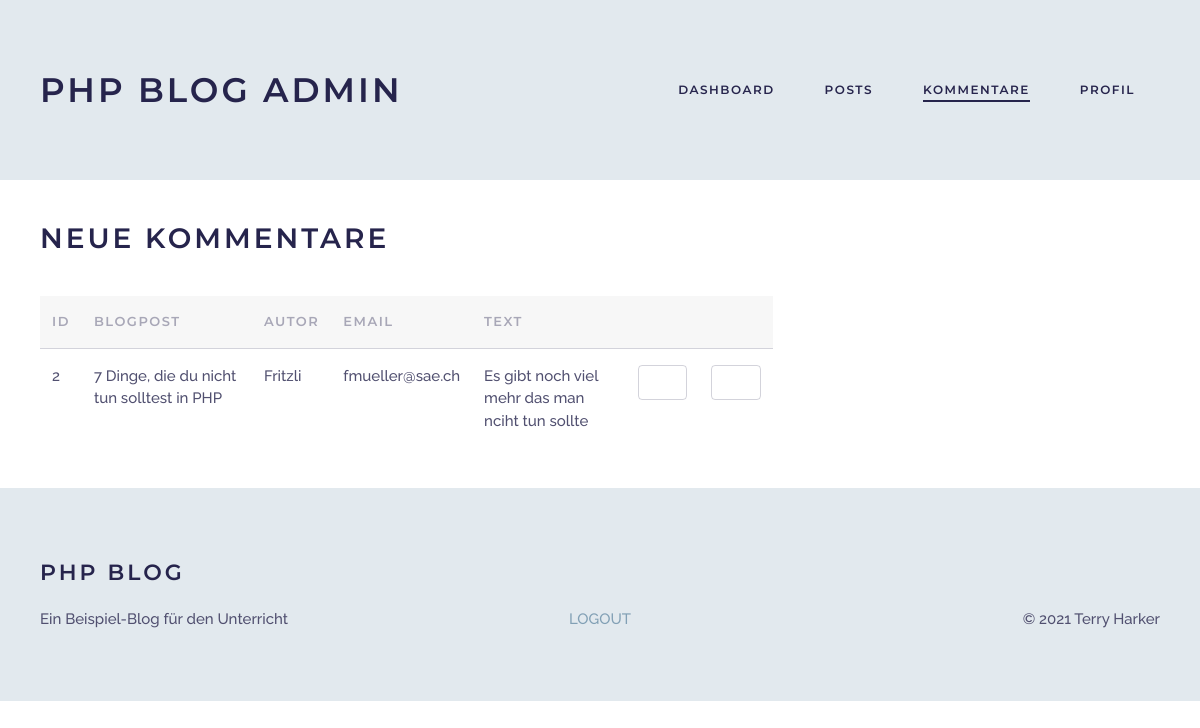
Screenshot of /admin/comments.php (signed in) with the database file from the repository.
### tables this page shows
CREATE TABLE `comment` (
  `IDcomment` int(11) NOT NULL,
  `blogpost_id` int(11) NOT NULL,
  `author_name` varchar(100) NOT NULL,
  `author_email` varchar(100) NOT NULL,
  `comment_text` text NOT NULL,
  `comment_status` tinyint(1) NOT NULL DEFAULT 0,
  `comment_datum` timestamp NOT NULL DEFAULT current_timestamp()
);

CREATE TABLE `blogpost` (
  `IDblogpost` int(11) NOT NULL,
  `post_title` varchar(255) NOT NULL,
  `post_created` timestamp NOT NULL DEFAULT current_timestamp(),
  `post_author` varchar(64) NOT NULL,
  `post_category` varchar(64) NOT NULL,
  `post_shorttext` text NOT NULL,
  `post_longtext` text NOT NULL,
  `post_image` varchar(255) NOT NULL,
  `post_state` tinyint(1) NOT NULL DEFAULT 1
);

### admin/comments.php (the view, shortened to what this page needs)
<?php
require_once('../includes/mysql-connect.php');
require_once('../library/html.functions.php');
$query = "SELECT `comment`.* , `blogpost`.`post_title`
FROM `comment`
JOIN `blogpost` ON `comment`.`blogpost_id`=`blogpost`.`IDblogpost`
WHERE comment_status = 0
ORDER BY comment_datum DESC";
$res = mysqli_query($connection, $query);
$daten = mysqli_fetch_all($res, MYSQLI_ASSOC);
?>
<?php include('html/start.php'); ?>
		<section class="uk-section-default uk-padding uk-width">
			<h2>Neue Kommentare</h2>
			<div class="uk-grid uk-grid-margin" uk-grid>
				<div class=" uk-width-1-1 uk-width-2-3@l">
					<table class="uk-table uk-table-divider uk-table-striped">
						<tr>
							<th>ID</th>
							<th>Blogpost</th>
							<th>Autor</th>
							<th>Email</th>
							<th>text</th>
							<th></th>
							<th></th>
						</tr>
					<?php if( isset($daten) && count($daten)>0 ) { ?>
						<?php foreach($daten as $datensatz) { ?>
						<tr>
							<td><?php echo $datensatz['IDcomment']; ?></td>
							<td><?php echo $datensatz['post_title']; ?></td>
							<td><?php echo $datensatz['author_name']; ?></td>
							<td><?php echo $datensatz['author_email']; ?></td>
							<td><?php echo $datensatz['comment_text']; ?></td>
							<td><a class="uk-button uk-button-default uk-button-small" href="comments.php?task=approve&id=<?php echo $datensatz['IDcomment']; ?>"><i class="fas fa-check"></i></a></td>
							<td><a class="uk-button uk-button-default uk-button-small" href="comments.php?task=delete&id=<?php echo $datensatz['IDcomment']; ?>"><i class="fas fa-trash-alt"></a></td>
						</tr>
						<?php } ?>
					<?php } ?>
					</table>
				</div>
				<div class=" uk-width-1-1 uk-width-1-3@l">
				</div>
			</div>
		</section>
<?php include('html/end.php'); ?>

### rows the page displays
comment: IDcomment "2", blogpost.post_title "7 Dinge, die du nicht tun solltest in PHP", author_name "Fritzli", author_email "fmueller@sae.ch", comment_text "Es gibt noch viel mehr das man nciht tun sollte"

### other values shown
$item['title'] "DASHBOARD"
$item['title'] "POSTS"
$item['title'] "KOMMENTARE"
$item['title'] "PROFIL"
